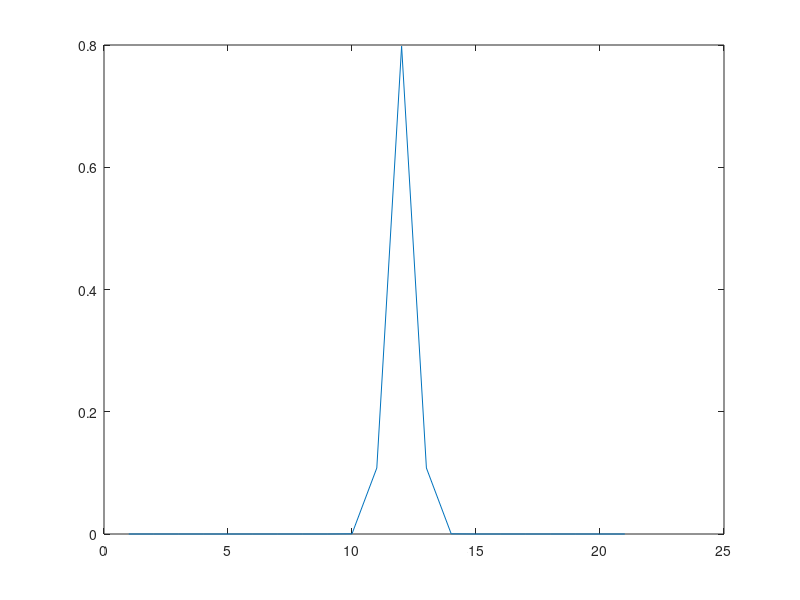

The MATLAB script that drew this image:
clc
close all
clear all

u=1
sigma=0.5
for x=-10:1:10
    g(x+11)=exp(-(1/2)*((x-u)^2)/(sigma^2))/(sigma*sqrt(2*3.14));
end

plot(g)
